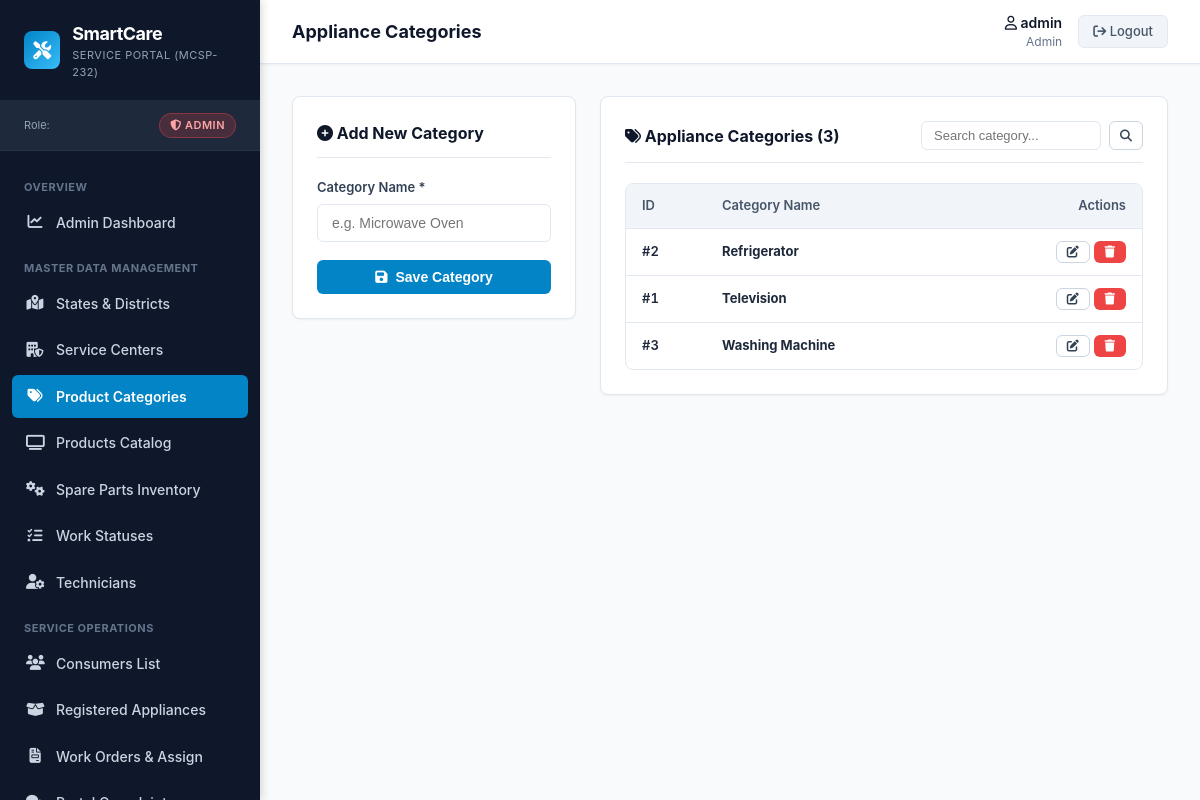
The app's page /products/manage/categories/ (signed in) with its own data.
### products/models.py (models this page shows, shortened)
class ProductCat(models.Model):
    pcatid = models.AutoField(primary_key=True)
    category = models.CharField(max_length=20)
    class Meta:
        db_table = 'product_cat'
        verbose_name = 'Product Category'
        verbose_name_plural = 'Product Categories'
        ordering = ['category']

### products/views.py (the view, shortened to what this page needs)
# urls.py: path('manage/categories/', views.manage_categories, name='manage_categories'),
@admin_required
def manage_categories(request):
    q = request.GET.get('q', '').strip()
    categories = ProductCat.objects.all().order_by('category')
    if q:
        categories = categories.filter(category__icontains=q)
    return render(request, 'products/manage_categories.html', {
        'categories': categories,
        'query': q
    })

### accounts/context_processors.py (called while the page is built)
def auth_context(request):
    username = request.session.get('username')
    role = request.session.get('role')
    is_authenticated = bool(username and role)
    consumer = None
    technician = None
    if is_authenticated:
        if role == 'Consumer':
            consumer = ConsumerReg.objects.filter(email=username).first()
        elif role == 'Technician':
            technician = Technician.objects.filter(Email=username).first()
            if not technician:
                technician = Technician.objects.filter(Mob=username).first()
    return {
        'session_username': username,
        'session_role': role,
        'is_authenticated_custom': is_authenticated,
        'session_consumer': consumer,
        'session_technician': technician,
    }

### templates/products/manage_categories.html (shortened to what this page needs)
{% extends 'base.html' %}
{% block page_title %}Appliance Categories{% endblock %}
{% block content %}
<div style="display: grid; grid-template-columns: 1fr 2fr; gap: 24px; align-items: start;">
    <div class="card">
        <div class="card-header">
            <h2 class="card-title"><i class="fa-solid fa-plus-circle"></i> Add New Category</h2>
        </div>
        <form method="POST" action="{% url 'products:manage_categories' %}">
            <div class="form-group">
                <label class="form-label" for="category">Category Name *</label>
                <input type="text" id="category" name="category" class="form-control" placeholder="e.g. Microwave Oven" required maxlength="20">
            </div>
            <button type="submit" class="btn btn-primary" style="width: 100%;">
                <i class="fa-solid fa-save"></i> Save Category
            </button>
        </form>
    </div>
    <div class="card">
        <div class="card-header">
            <h2 class="card-title"><i class="fa-solid fa-tags"></i> Appliance Categories ({{ categories|length }})</h2>
            <form method="GET" action="{% url 'products:manage_categories' %}" style="display: flex; gap: 8px;">
                <input type="text" name="q" value="{{ query }}" placeholder="Search category..." class="form-control" style="padding: 6px 12px; font-size: 13px; width: 180px;">
                <button type="submit" class="btn btn-secondary btn-sm"><i class="fa-solid fa-magnifying-glass"></i></button>
            </form>
        </div>
        <div class="table-responsive">
            <table class="data-table">
                <thead>
                    <tr>
                        <th style="width: 80px;">ID</th>
                        <th>Category Name</th>
                        <th style="text-align: right; width: 140px;">Actions</th>
                    </tr>
                </thead>
                <tbody>
                    {% for cat in categories %}
                        <tr>
                            <td class="tabular-num">#{{ cat.pcatid }}</td>
                            <td><strong>{{ cat.category }}</strong></td>
                            <td style="text-align: right;">
                                <a href="{% url 'products:edit_category' cat.pcatid %}" class="btn btn-secondary btn-sm" title="Edit">
                                    <i class="fa-solid fa-pen-to-square"></i>
                                </a>
                                <form method="POST" action="{% url 'products:delete_category' cat.pcatid %}" style="display: inline-block;" onsubmit="return confirm('Delete category {{ cat.category }}?');">
                                    <button type="submit" class="btn btn-danger btn-sm" title="Delete">
                                        <i class="fa-solid fa-trash"></i>
                                    </button>
                                </form>
                            </td>
                        </tr>
                    {% empty %}
                        <tr>
                            <td colspan="3" style="text-align: center; color: var(--text-muted); padding: 20px;">
                                No categories found.
                            </td>
                        </tr>
                    {% endfor %}
                </tbody>
            </table>
        </div>
    </div>
</div>
{% endblock %}

### static/css/style.css (style rules this page uses)
:root { --primary-navy: #0F172A; --secondary-navy: #1E293B; --accent-cyan: #0284C7; --accent-cyan-hover: #0369A1; --accent-cyan-light: #E0F2FE; --bg-canvas: #F8FAFC; --bg-card: #FFFFFF; --border-color: #E2E8F0; --border-focus: #38BDF8; --text-main: #0F172A; --text-muted: #64748B; --text-white: #FFFFFF; --status-green: #16A34A; --status-green-bg: #DCFCE7; --status-amber: #D97706; --status-amber-bg: #FEF3C7; --status-red: #DC2626; --status-red-bg: #FEE2E2; --status-blue: #2563EB; --status-blue-bg: #DBEAFE; --sidebar-width: 260px; --header-height: 64px; --border-radius: 8px; --box-shadow-sm: 0 1px 2px 0 rgb(0 0 0 / 0.05); --box-shadow: 0 4px 6px -1px rgb(0 0 0 / 0.1), 0 2px 4px -2px rgb(0 0 0 / 0.1); --box-shadow-lg: 0 10px 15px -3px rgb(0 0 0 / 0.1), 0 4px 6px -4px rgb(0 0 0 / 0.1); }
*, *::before, *::after { box-sizing: border-box; margin: 0; padding: 0; }
body { font-family: 'Inter', -apple-system, BlinkMacSystemFont, 'Segoe UI', Roboto, sans-serif; font-size: 14px; line-height: 1.5; color: var(--text-main); background-color: var(--bg-canvas); min-height: 100vh; }
a { color: var(--accent-cyan); text-decoration: none; transition: color 0.15s ease-in-out; }
.card { background-color: var(--bg-card); border: 1px solid var(--border-color); border-radius: var(--border-radius); box-shadow: var(--box-shadow-sm); padding: 24px; margin-bottom: 24px; }
.card-header { display: flex; justify-content: space-between; align-items: center; margin-bottom: 20px; padding-bottom: 12px; border-bottom: 1px solid var(--border-color); }
.card-title { font-size: 16px; font-weight: 700; color: var(--primary-navy); }
.btn { display: inline-flex; align-items: center; justify-content: center; gap: 8px; padding: 8px 18px; border-radius: 6px; font-size: 14px; font-weight: 600; cursor: pointer; border: 1px solid transparent; transition: all 0.15s ease; text-decoration: none; }
.btn-primary { background-color: var(--accent-cyan); color: #FFFFFF; }
.btn-secondary { background-color: #FFFFFF; color: #334155; border-color: #CBD5E1; }
.btn-danger { background-color: #EF4444; color: #FFFFFF; }
.btn-sm { padding: 4px 10px; font-size: 12px; }
.form-group { margin-bottom: 18px; }
.form-label { display: block; font-size: 13px; font-weight: 600; color: #334155; margin-bottom: 6px; }
.form-control { width: 100%; padding: 10px 14px; font-size: 14px; color: var(--text-main); background-color: #FFFFFF; border: 1px solid var(--border-color); border-radius: 6px; outline: none; transition: border-color 0.15s ease, box-shadow 0.15s ease; }
.table-responsive { width: 100%; overflow-x: auto; border: 1px solid var(--border-color); border-radius: var(--border-radius); background: #FFFFFF; }
.data-table { width: 100%; border-collapse: collapse; font-size: 13px; text-align: left; }
.data-table th { background-color: #F1F5F9; color: #475569; font-weight: 600; padding: 12px 16px; border-bottom: 1px solid var(--border-color); white-space: nowrap; }
.data-table td { padding: 12px 16px; border-bottom: 1px solid var(--border-color); color: #1E293B; vertical-align: middle; }
.data-table tbody tr:last-child td { border-bottom: none; }
.tabular-num { font-variant-numeric: tabular-nums; font-weight: 600; }

### records on screen
ProductCat: pcatid "2", category "Refrigerator"
ProductCat: pcatid "1", category "Television"
ProductCat: pcatid "3", category "Washing Machine"

### other values on screen
{{ session_role|default:'Guest' }} "ADMIN"
{{ session_username|default:'Guest' }} "admin"
{{ session_role|default:'Not Logged In' }} "Admin"
{{ categories|length }} "3"
